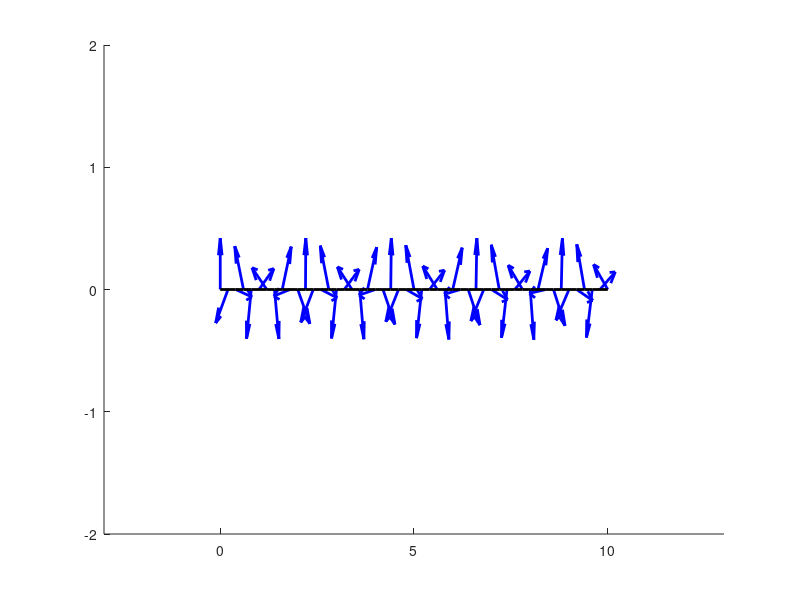

Here is the MATLAB script that generated this plot:
clear;
dx = 0.2;
x = 0:dx:10;
y = zeros(1,length(x));

u_0 = ones(1,length(x));
v_0 = ones(1,length(x));
period = 50;

for i=1:1000
    u = sin(i/period*x).*u_0;
    v = cos(i/period*x).*v_0;
  
    clf;
    hold on;
    quiver(x,y,u,v,0.3,'LineWidth',2,'Color','b');
    plot(x,y,'Color','k','LineWidth',2);
    hold off;
    axis([-3,13,-2,2]);
    
    drawnow;
end
